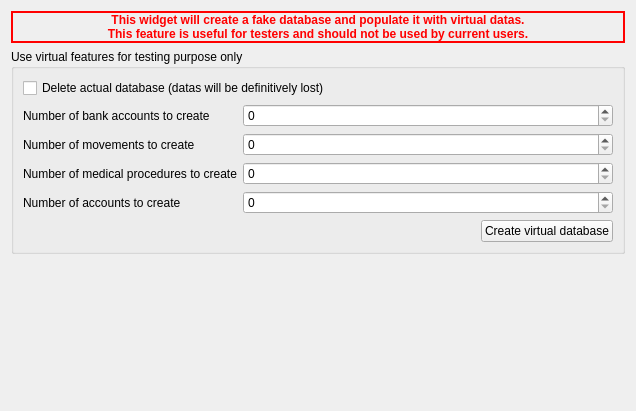
<?xml version="1.0" encoding="UTF-8"?>
<ui version="4.0">
 <class>Account::Internal::VirtualDatabaseCreator</class>
 <widget class="QWidget" name="Account::Internal::VirtualDatabaseCreator">
  <property name="geometry">
   <rect>
    <x>0</x>
    <y>0</y>
    <width>636</width>
    <height>411</height>
   </rect>
  </property>
  <property name="windowTitle">
   <string>Form</string>
  </property>
  <layout class="QGridLayout" name="gridLayout_3">
   <item row="0" column="0" colspan="2">
    <widget class="QLabel" name="label_2">
     <property name="palette">
      <palette>
       <active>
        <colorrole role="WindowText">
         <brush brushstyle="SolidPattern">
          <color alpha="255">
           <red>255</red>
           <green>0</green>
           <blue>0</blue>
          </color>
         </brush>
        </colorrole>
       </active>
       <inactive>
        <colorrole role="WindowText">
         <brush brushstyle="SolidPattern">
          <color alpha="255">
           <red>255</red>
           <green>0</green>
           <blue>0</blue>
          </color>
         </brush>
        </colorrole>
       </inactive>
       <disabled>
        <colorrole role="WindowText">
         <brush brushstyle="SolidPattern">
          <color alpha="255">
           <red>69</red>
           <green>69</green>
           <blue>69</blue>
          </color>
         </brush>
        </colorrole>
       </disabled>
      </palette>
     </property>
     <property name="font">
      <font>
       <weight>75</weight>
       <bold>true</bold>
      </font>
     </property>
     <property name="frameShape">
      <enum>QFrame::WinPanel</enum>
     </property>
     <property name="text">
      <string>This widget will create a fake database and populate it with virtual datas.
This feature is useful for testers and should not be used by current users.</string>
     </property>
     <property name="alignment">
      <set>Qt::AlignCenter</set>
     </property>
    </widget>
   </item>
   <item row="1" column="0" colspan="2">
    <widget class="QGroupBox" name="groupBox">
     <property name="title">
      <string>Use virtual features for testing purpose only</string>
     </property>
     <layout class="QFormLayout" name="formLayout">
      <item row="0" column="0" colspan="2">
       <widget class="QCheckBox" name="checkBox">
        <property name="text">
         <string>Delete actual database (datas will be definitively lost)</string>
        </property>
       </widget>
      </item>
      <item row="1" column="0">
       <widget class="QLabel" name="label_3">
        <property name="text">
         <string>Number of bank accounts to create</string>
        </property>
       </widget>
      </item>
      <item row="1" column="1">
       <widget class="QSpinBox" name="bankAccounts"/>
      </item>
      <item row="2" column="0">
       <widget class="QLabel" name="label_4">
        <property name="text">
         <string>Number of movements to create</string>
        </property>
       </widget>
      </item>
      <item row="2" column="1">
       <widget class="QSpinBox" name="movements"/>
      </item>
      <item row="3" column="0">
       <widget class="QLabel" name="label_5">
        <property name="text">
         <string>Number of medical procedures to create</string>
        </property>
       </widget>
      </item>
      <item row="3" column="1">
       <widget class="QSpinBox" name="medicalProcedures"/>
      </item>
      <item row="4" column="0">
       <widget class="QLabel" name="label_6">
        <property name="text">
         <string>Number of accounts to create</string>
        </property>
       </widget>
      </item>
      <item row="4" column="1">
       <widget class="QSpinBox" name="accounts"/>
      </item>
      <item row="5" column="0" colspan="2">
       <layout class="QGridLayout" name="gridLayout_2">
        <item row="0" column="0">
         <spacer name="horizontalSpacer">
          <property name="orientation">
           <enum>Qt::Horizontal</enum>
          </property>
          <property name="sizeHint" stdset="0">
           <size>
            <width>389</width>
            <height>20</height>
           </size>
          </property>
         </spacer>
        </item>
        <item row="0" column="1">
         <widget class="QPushButton" name="populate">
          <property name="text">
           <string>Create virtual database</string>
          </property>
         </widget>
        </item>
       </layout>
      </item>
     </layout>
    </widget>
   </item>
   <item row="2" column="1">
    <spacer name="verticalSpacer">
     <property name="orientation">
      <enum>Qt::Vertical</enum>
     </property>
     <property name="sizeHint" stdset="0">
      <size>
       <width>20</width>
       <height>40</height>
      </size>
     </property>
    </spacer>
   </item>
  </layout>
 </widget>
 <resources/>
 <connections/>
</ui>
